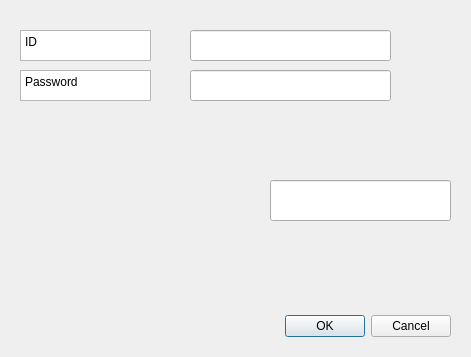
<?xml version="1.0" encoding="UTF-8"?>
<ui version="4.0">
 <class>Dialog</class>
 <widget class="QDialog" name="Dialog">
  <property name="geometry">
   <rect>
    <x>0</x>
    <y>0</y>
    <width>471</width>
    <height>357</height>
   </rect>
  </property>
  <property name="windowTitle">
   <string>Dialog</string>
  </property>
  <widget class="QDialogButtonBox" name="login_box">
   <property name="geometry">
    <rect>
     <x>110</x>
     <y>310</y>
     <width>341</width>
     <height>32</height>
    </rect>
   </property>
   <property name="orientation">
    <enum>Qt::Horizontal</enum>
   </property>
   <property name="standardButtons">
    <set>QDialogButtonBox::Cancel|QDialogButtonBox::Ok</set>
   </property>
  </widget>
  <widget class="QTextBrowser" name="ID">
   <property name="geometry">
    <rect>
     <x>20</x>
     <y>30</y>
     <width>131</width>
     <height>31</height>
    </rect>
   </property>
   <property name="html">
    <string>&lt;!DOCTYPE HTML PUBLIC &quot;-//W3C//DTD HTML 4.0//EN&quot; &quot;http://www.w3.org/TR/REC-html40/strict.dtd&quot;&gt;
&lt;html&gt;&lt;head&gt;&lt;meta name=&quot;qrichtext&quot; content=&quot;1&quot; /&gt;&lt;style type=&quot;text/css&quot;&gt;
p, li { white-space: pre-wrap; }
&lt;/style&gt;&lt;/head&gt;&lt;body style=&quot; font-family:'Gulim'; font-size:9pt; font-weight:400; font-style:normal;&quot;&gt;
&lt;p style=&quot; margin-top:0px; margin-bottom:0px; margin-left:0px; margin-right:0px; -qt-block-indent:0; text-indent:0px;&quot;&gt;ID&lt;/p&gt;&lt;/body&gt;&lt;/html&gt;</string>
   </property>
  </widget>
  <widget class="QTextBrowser" name="Password">
   <property name="geometry">
    <rect>
     <x>20</x>
     <y>70</y>
     <width>131</width>
     <height>31</height>
    </rect>
   </property>
   <property name="html">
    <string>&lt;!DOCTYPE HTML PUBLIC &quot;-//W3C//DTD HTML 4.0//EN&quot; &quot;http://www.w3.org/TR/REC-html40/strict.dtd&quot;&gt;
&lt;html&gt;&lt;head&gt;&lt;meta name=&quot;qrichtext&quot; content=&quot;1&quot; /&gt;&lt;style type=&quot;text/css&quot;&gt;
p, li { white-space: pre-wrap; }
&lt;/style&gt;&lt;/head&gt;&lt;body style=&quot; font-family:'Gulim'; font-size:9pt; font-weight:400; font-style:normal;&quot;&gt;
&lt;p style=&quot; margin-top:0px; margin-bottom:0px; margin-left:0px; margin-right:0px; -qt-block-indent:0; text-indent:0px;&quot;&gt;Password&lt;/p&gt;&lt;/body&gt;&lt;/html&gt;</string>
   </property>
  </widget>
  <widget class="QLabel" name="label">
   <property name="geometry">
    <rect>
     <x>20</x>
     <y>150</y>
     <width>241</width>
     <height>101</height>
    </rect>
   </property>
   <property name="text">
    <string/>
   </property>
   <property name="pixmap">
    <pixmap>image/capcha.png</pixmap>
   </property>
  </widget>
  <widget class="QLineEdit" name="ID_input">
   <property name="geometry">
    <rect>
     <x>190</x>
     <y>30</y>
     <width>201</width>
     <height>31</height>
    </rect>
   </property>
  </widget>
  <widget class="QLineEdit" name="Password_input">
   <property name="geometry">
    <rect>
     <x>190</x>
     <y>70</y>
     <width>201</width>
     <height>31</height>
    </rect>
   </property>
   <property name="echoMode">
    <enum>QLineEdit::Password</enum>
   </property>
  </widget>
  <widget class="QLineEdit" name="lineEdit">
   <property name="geometry">
    <rect>
     <x>270</x>
     <y>180</y>
     <width>181</width>
     <height>41</height>
    </rect>
   </property>
  </widget>
 </widget>
 <resources/>
 <connections>
  <connection>
   <sender>login_box</sender>
   <signal>accepted()</signal>
   <receiver>Dialog</receiver>
   <slot>accept()</slot>
   <hints>
    <hint type="sourcelabel">
     <x>248</x>
     <y>254</y>
    </hint>
    <hint type="destinationlabel">
     <x>157</x>
     <y>274</y>
    </hint>
   </hints>
  </connection>
  <connection>
   <sender>login_box</sender>
   <signal>rejected()</signal>
   <receiver>Dialog</receiver>
   <slot>reject()</slot>
   <hints>
    <hint type="sourcelabel">
     <x>316</x>
     <y>260</y>
    </hint>
    <hint type="destinationlabel">
     <x>286</x>
     <y>274</y>
    </hint>
   </hints>
  </connection>
 </connections>
</ui>
